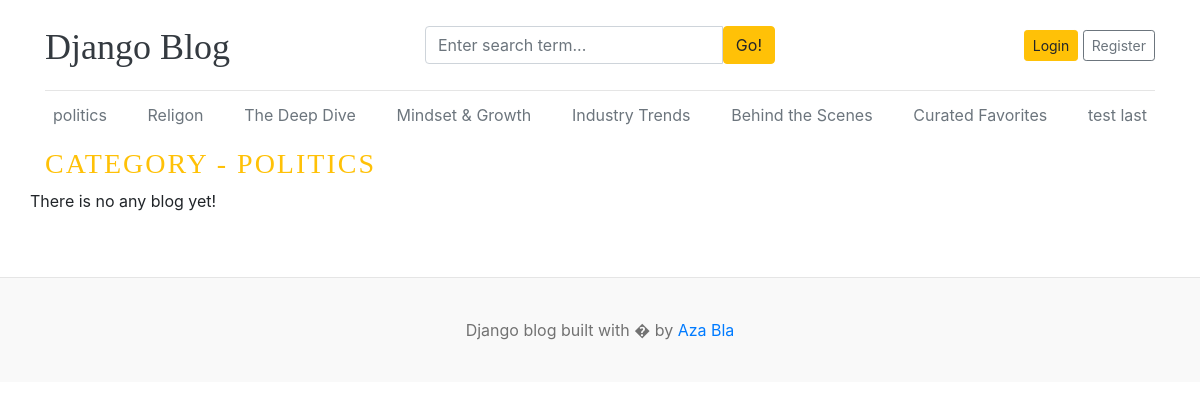
Page /category/1/ on the committed database.
### blogs/models.py (models this page shows)
class Category(models.Model):
    category_name = models.CharField(max_length=50, unique=True)
    created_at = models.DateTimeField(auto_now_add=True)
    updated_at = models.DateField(auto_now=True)
    class Meta:
        verbose_name_plural = "categories"
    def __str__(self):
        return self.category_name

### blogs/views.py (the view)
# urls.py: path("<int:category_id>/", views.post_by_category, name="post_by_category")
def post_by_category(request, category_id):
    posts = Blog.objects.filter(status="Published", category=category_id)
    category = get_object_or_404(Category, pk=category_id)
    context = {"posts": posts, "category": category}
    return render(request, "post_by_category.html", context)

### blogs/context_processors.py (called while the page is built)
def get_categories(request):
    categories = Category.objects.all()
    return dict(categories=categories)

def get_social_links(request):
    social_links = SocialLink.objects.all()
    return dict(social_links=social_links)

### templates/post_by_category.html (shortened to what this page needs)
{% extends "base.html" %}
   {% block content %}
  <h3 class="text-uppercase text-warning" style="letter-spacing: 2px;">Category - {{category}}</h3>
  <div class="row mb-2">
    {% if posts%}
   {% for post in posts %}
    <div class="col-md-6">
      <div class="card border-0" >
        <div class="card-body">
          <h3><a href="{% url 'blogs' post.slug %}" class="text-dark">{{ post.title }}</a></h3>
          <small class="mb-1 text-muted">{{post.created_at | timesince }} ago | {{post.author}}</small>
          <p class="card-text">{{ post.short_description | truncatewords:10}}</p>
        </div>
      </div>
    </div>
    {% endfor %}
    {% else %}
    <p>There is no any blog yet!</p>
    {% endif %}
  </div>
  {% endblock content %}

### templates/base.html (shortened to what this page needs)
{% load static %}
<!DOCTYPE html>
<html lang="en">
<head>
    <link href="https://getbootstrap.com/docs/4.0/dist/css/bootstrap.min.css" rel="stylesheet">
    <link href="{% static 'css/blog.css' %}" rel="stylesheet">
    <link rel="stylesheet" href="https://cdnjs.cloudflare.com/ajax/libs/font-awesome/4.7.0/css/font-awesome.min.css">
  </head>
<body>
    <div class="container">
      <header class="blog-header py-3">
        <div class="row flex-nowrap justify-content-between align-items-center">
          <div class="col-4 pt-1">
            <a class="blog-header-logo text-dark" href="/">Django Blog</a>
          </div>
          <div class="col-4">
            <form action="{% url "search" %}" method="GET">
              <div class="input-group">
                <input class="form-control" name="keyword" type="text" value="{{keyword}}" placeholder="Enter search term..." aria-label="Enter search term..." aria-describedby="button-search" />
                <button type="submit" class="btn btn-warning" id="button-search" type="button">Go!</button>
            </div>
            </form>
          </div>
          <div class="col-4 d-flex justify-content-end align-items-center">
            {% if not user.is_authenticated %}
            <a class="btn btn-sm btn-warning" href="{% url 'login' %}">Login</a> &nbsp;
            <a class="btn btn-sm btn-outline-secondary" href="{% url "register" %}">Register</a>
            {% else %}
            <span><a href="{% url "dashboard" %}">Dashboard</a></span>
            &emsp;
            <span><a href="{% url 'logout' %}">Logout</a></span>
            {% endif %}
          </div>
        </div>
      </header>
      <div class="nav-scroller py-1 mb-2">
        <nav class="nav d-flex justify-content-between">
          {% for cat in categories%}
          <a class="p-2 text-muted" href= " {% url "post_by_category" cat.id %} ">{{cat.category_name}}</a>
          {% endfor %}
        </nav>
      </div>
      {% block content %}
      {% endblock  %}
    </div>
<footer class="blog-footer mt-5">
  <p>Django blog built with � by <a href="#">Aza Bla</a></p>
</footer>
</body>
</html>

### blog_main/static/css/blog.css (style rules this page uses)
.blog-header { border-bottom: 1px solid #e5e5e5; }
.blog-header-logo { font-family: "Playfair Display", Georgia, "Times New Roman", serif; font-size: 2.25rem; }
h1, h2, h3, h4, h5, h6 { font-family: "Playfair Display", Georgia, "Times New Roman", serif; }
.blog-footer { padding: 2.5rem 0; color: #727272; text-align: center; background-color: #f9f9f9; border-top: .05rem solid #e5e5e5; }
.blog-footer p:last-child { margin-bottom: 0; }

### rows in the picture
Category: category_name "politics", category_name "POLITICS"
Category: category_name "Religon"
Category: category_name "The Deep Dive"
Category: category_name "Mindset & Growth"
Category: category_name "Industry Trends"
Category: category_name "Behind the Scenes"
Category: category_name "Curated Favorites"
Category: category_name "test last"
